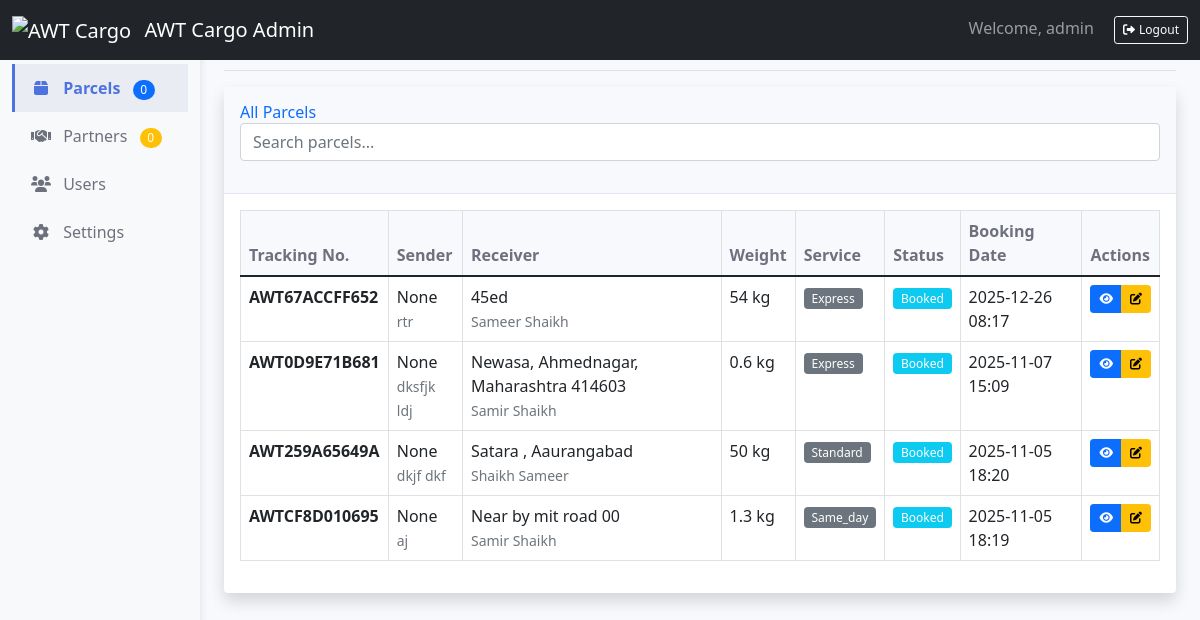
Screenshot of /admin/parcels (signed in) with the database file from the repository.
### tables this page shows
CREATE TABLE parcels (
            id INTEGER PRIMARY KEY AUTOINCREMENT,
            tracking_number TEXT UNIQUE NOT NULL,
            user_id INTEGER,
            sender_name TEXT NOT NULL,
            sender_phone TEXT NOT NULL,
            sender_address TEXT NOT NULL,
            receiver_name TEXT NOT NULL,
            receiver_phone TEXT NOT NULL,
            receiver_address TEXT NOT NULL,
            parcel_weight DECIMAL,
            parcel_description TEXT,
            service_type TEXT,
            status TEXT DEFAULT 'Booked',
            booking_date DATETIME DEFAULT CURRENT_TIMESTAMP,
            estimated_delivery DATE,
            FOREIGN KEY (user_id) REFERENCES users (id)
        );

### app.py (the view)
@app.route('/admin/parcels')
@admin_required
def admin_parcels():
    conn = get_db_connection()
    c = conn.cursor()
    c.execute('SELECT * FROM parcels ORDER BY booking_date DESC')
    parcels = c.fetchall()
    conn.close()
    return render_template('admin/parcels.html', parcels=parcels)

### app.py (called while the page is built)
def get_db_connection():
    return sqlite3.connect(DB_PATH)

def admin_required(f):
    from functools import wraps
    @wraps(f)
    def decorated_function(*args, **kwargs):
        if 'admin_logged_in' not in session:
            flash('Please login as administrator', 'error')
            return redirect(url_for('admin_login'))
        return f(*args, **kwargs)
    return decorated_function

### templates/admin/parcels.html (shortened to what this page needs)
{% extends "admin/base.html" %}
{% block header_buttons %}
    <div class="btn-group">
        <a href="{{ url_for('admin_dashboard') }}" class="btn btn-sm btn-outline-secondary">
        </a>
    </div>
{% endblock %}
{% block content %}
<div class="card shadow">
    <div class="card-header py-3">
        <h6 class="m-0 font-weight-bold text-primary">All Parcels</h6>
    </div>
    <div class="card-body">
        <div class="table-responsive">
            <table class="table table-bordered table-hover" id="parcelsTable" width="100%" cellspacing="0">
                <thead class="table-light">
                    <tr>
                        <th>Tracking No.</th>
                        <th>Sender</th>
                        <th>Receiver</th>
                        <th>Weight</th>
                        <th>Service</th>
                        <th>Status</th>
                        <th>Booking Date</th>
                        <th>Actions</th>
                    </tr>
                </thead>
                <tbody>
                    {% for parcel in parcels %}
                    <tr>
                        <td><strong>{{ parcel[1] }}</strong></td>
                        <td>{{ parcel[2] }}<br><small class="text-muted">{{ parcel[3] }}</small></td>
                        <td>{{ parcel[5] }}<br><small class="text-muted">{{ parcel[6] }}</small></td>
                        <td>{{ parcel[9] }} kg</td>
                        <td>
                            <span class="badge bg-secondary">
                                {{ parcel[11]|title }}
                            </span>
                        </td>
                        <td>
                            <span class="badge
                                {% if parcel[12] == 'Delivered' %}bg-success
                                {% elif parcel[12] == 'In Transit' %}bg-warning
                                {% elif parcel[12] == 'Booked' %}bg-info
                                {% else %}bg-secondary{% endif %}">
                                {{ parcel[12] }}
                            </span>
                        </td>
                        <td>{{ parcel[13][:16] }}</td>
                        <td>
                            <div class="btn-group btn-group-sm">
                                <a href="{{ url_for('admin_parcel_detail', tracking_number=parcel[1]) }}"
                                   class="btn btn-primary" title="View Details">
                                    <i class="fas fa-eye"></i>
                                </a>
                                <button type="button" class="btn btn-warning" data-bs-toggle="modal"
                                        data-bs-target="#statusModal{{ parcel[0] }}" title="Update Status">
                                    <i class="fas fa-edit"></i>
                                </button>
                            </div>
                        </td>
                    </tr>
                    {% endfor %}
                </tbody>
            </table>
        </div>
    </div>
</div>
{% endblock %}

### static/css/admin.css (style rules this page uses)
body { background-color: #f8f9fc; }
.card { border: none; box-shadow: 0 0.15rem 1.75rem 0 rgba(58, 59, 69, 0.15); }
.card .card-header { background-color: #f8f9fc; border-bottom: 1px solid #e3e6f0; }
.table th { border-top: none; font-weight: 600; color: #6e707e; background-color: #f8f9fc; }
.badge { font-size: 0.75em; font-weight: 500; }
.btn-group-sm > .btn, .btn-sm { padding: 0.25rem 0.5rem; font-size: 0.75rem; }

### rows the page displays
parcels: tracking_number "AWT67ACCFF652", parcel "None", sender_name "rtr", sender_address "45ed", receiver_name "Sameer Shaikh", parcel_weight "54", service_type "Express", status "Booked", booking_date "2025-12-26 08:17"
parcels: tracking_number "AWT0D9E71B681", parcel "None", sender_name "dksfjk ldj", sender_address "Newasa, Ahmednagar, Maharashtra 414603", receiver_name "Samir Shaikh", parcel_weight "0.6", service_type "Express", status "Booked", booking_date "2025-11-07 15:09"
parcels: tracking_number "AWT259A65649A", parcel "None", sender_name "dkjf dkf", sender_address "Satara , Aaurangabad", receiver_name "Shaikh Sameer", parcel_weight "50", service_type "Standard", status "Booked", booking_date "2025-11-05 18:20"
parcels: tracking_number "AWTCF8D010695", parcel "None", sender_name "aj", sender_address "Near by mit road 00", receiver_name "Samir Shaikh", parcel_weight "1.3", service_type "Same_day", status "Booked", booking_date "2025-11-05 18:19"

### other values shown
{{ session.get('admin_username', 'Admin') }} "admin"
